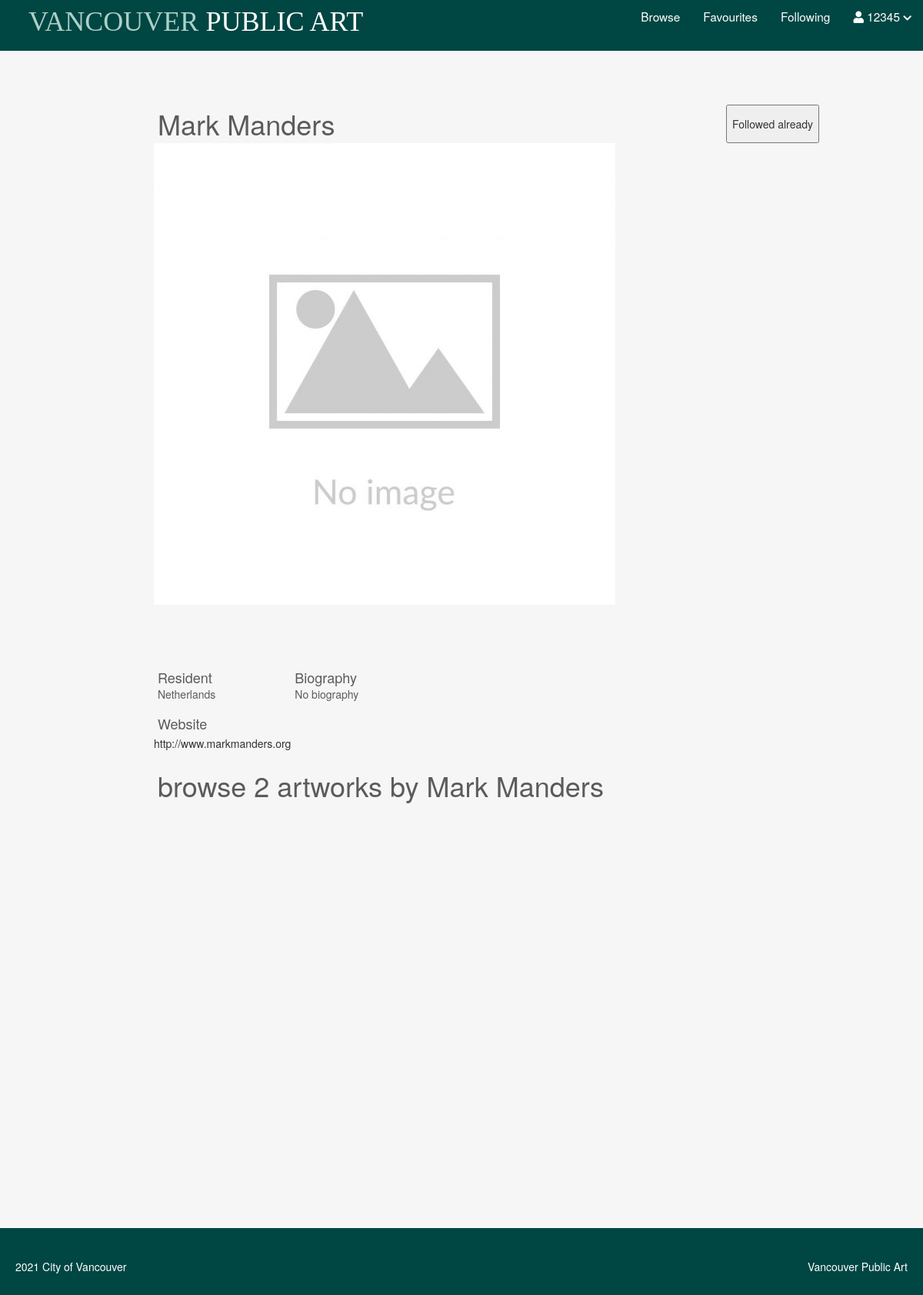
Page /public/artist_detail.php?artistID=342 (signed in) on the committed database.
### tables this page shows
CREATE TABLE `artist` (
  `artistID` int(3) NOT NULL,
  `firstName` varchar(28) DEFAULT NULL,
  `lastName` varchar(30) DEFAULT NULL,
  `biography` text DEFAULT NULL,
  `country` varchar(13) DEFAULT NULL,
  `artistPhotoURL` varchar(87) DEFAULT NULL,
  `website` varchar(57) DEFAULT NULL
);

### private/database/db.php (called while the page is built, shortened)
<?php
require('db_connect.php');
function executeQuery($sql, $data)
{
    global $conn;
    $stmt = $conn->prepare($sql);
    $values = array_values($data);
    $types = str_repeat('s', count($values));
    $stmt->bind_param($types, ...$values);
    $stmt->execute();
    return $stmt;
}
function selectOneByOneTable($table, $conditions)
{
    $sql = "SELECT * FROM $table";
    $i = 0;
    foreach ($conditions as $key => $value) {
        if ($i === 0) {
            $sql = $sql . " WHERE $key=?";
        } else {
            $sql = $sql . " AND $key=?";
        }
        $i++;
    }
    $sql = $sql . " LIMIT 1";
    $stmt = executeQuery($sql, $conditions);
    $records = $stmt->get_result()->fetch_assoc();
    return $records;
}

### public/artist_detail.php (the view, shortened to what this page needs)
<?php
include('../private/initialize.php');
include("../private/database/db.php");
?>
<?php
$table = 'artist';
$table2 = 'followinglist';
if (isset($_GET['artistID'])) {
    $artistID = $_GET['artistID'];
    $artist = selectOneByOneTable($table, ['artistID' => $artistID]);
    if ($artist['country'] === '') {
        $country = 'Other';
    } else {
        $country = $artist['country'];
    }
    if ($artist['website'] === '' || $artist['website'] === ' ' || $artist['website'] === NULL) {
        $link = '';
        $website = 'No Link';
    } else {
        $link = $artist['website'];
        $website = $artist['website'];
    }
    if ($artist['biography'] == '') {
        $biography = 'No biography';
    } else {
        $biography = $artist['biography'];
    }
    if ($artist['artistPhotoURL'] == '') {
        $artistPhotoURL = 'public/Assets/img/1.jpg';
    } else {
        $artistPhotoURL = $artist['artistPhotoURL'];
    }
    $fname = $artist['firstName'];
    $lname = $artist['lastName'];
}
if (isset($_SESSION['userID'])) {
    $user_id = $_SESSION['userID'];
    $follwing = selectOneByOneTable($table2, ['userID' => $user_id, 'artistID' => $artistID]);
}
?>
<!DOCTYPE html>
<html lang="en">
<head>
    <link rel="stylesheet" href="https://code.jquery.com/ui/1.9.2/themes/base/jquery-ui.css">
    <link rel="stylesheet" href="https://maxcdn.bootstrapcdn.com/bootstrap/3.4.1/css/bootstrap.min.css">
    <link rel="stylesheet" href="https://use.fontawesome.com/releases/v5.7.2/css/all.css">
</head>
<body>
    <?php include(INCLUDE_PATH . '/header.php'); ?>
    <div class="msg">
    </div>
    <div class="container">
        <div class="text-container">
            <div class="title-and-button">
                <h1><?php echo $fname ?> <?php echo $lname ?></h1>
                <?php if (isset($_SESSION['userID']) && !$follwing) { ?>
                    <button class="followBtn">Follow</button>
                <?php } else if (isset($_SESSION['userID']) && $follwing) { ?>
                    <button name="unSaveBtn" class="unSaveBtn">Followed already</button>
                <?php } else {
                } ?>
            </div>
            <img src="<?php echo $artistPhotoURL ?>" alt="">
            <div class="details-container">
                <div class="left-side">
                    <div class="detail-box">
                        <h4>Resident</h4>
                        <h5><?php echo $country ?></h5>
                    </div>
                    <div class="detail-box">
                        <h4>Website</h4>
                        <a href="<?php echo $link ?>"><?php echo $website ?></a>
                    </div>
                </div>
                <div class="right-side">
                    <div class="detail-box1">
                        <h4>Biography</h4>
                        <h5><?php echo $biography ?></h5>
                    </div>
                </div>
            </div>
        </div>
    </div>
    <div class="container" id="">
        <a href="index.php">
            <h1>browse 2 artworks by <?php echo $fname ?> <?php echo $lname ?></h1>
        </a>
    </div>
    <?php include(INCLUDE_PATH . '/footer.php'); ?>
</body>
</html>

### rows in the picture
artist: firstName "Mark", lastName "Manders", country "Netherlands", website "http://www.markmanders.org", biography "No biography"

### other values in the picture
$_SESSION['username'] "12345"
